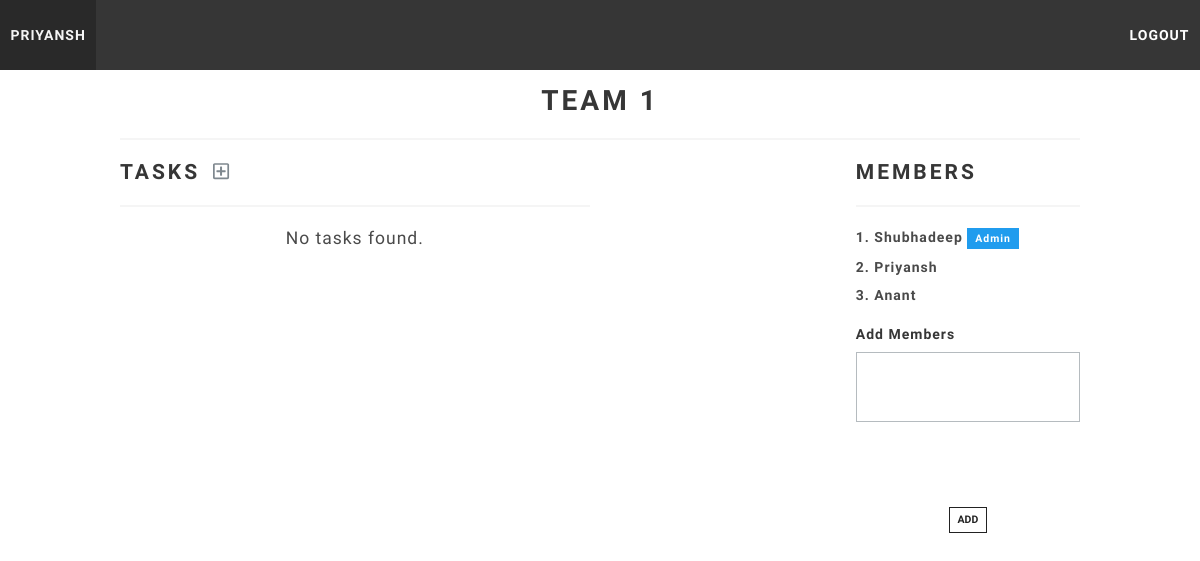
The page /accounts/team/4/ (signed in) on the database as committed earlier.
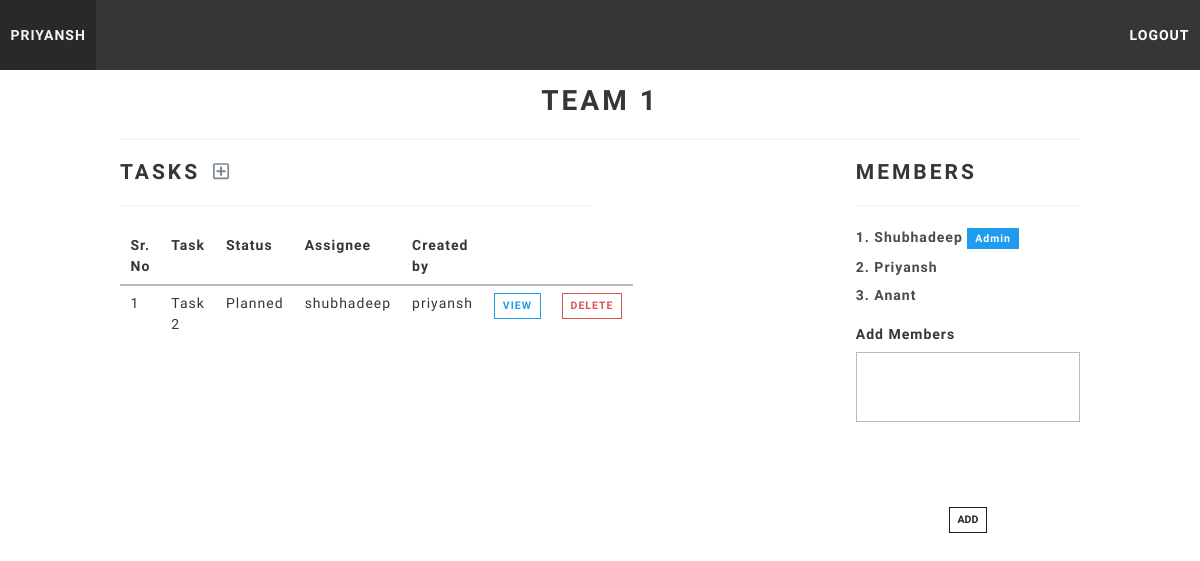
The same page on the database as committed later.
### tasks/models.py (models this page shows, shortened)
class Task(models.Model):
    STATUS_CHOICES = (
        ('Planned', 'Planned'),
        ('Ongoing', 'Ongoing'),
        ('Done', 'Done')
    )
    title = models.CharField(max_length=100)
    description = models.CharField(max_length=300)
    status = models.CharField(max_length=10, choices=STATUS_CHOICES)
    created_date = models.DateField(
        default=timezone.now, blank=True, null=True)
    created_by = models.ForeignKey(
        User, null=True, related_name='task_created_by', on_delete=models.CASCADE)
    assigned_to = models.ForeignKey(
        User, blank=True, null=True, related_name='task_assigned_to', on_delete=models.CASCADE)
    team = models.ForeignKey(Team, null=True, on_delete=models.CASCADE)

### accounts/views.py (the view)
# urls.py: path('team/<int:team_id>/', views.team_detail, name="team_detail"),
@login_required(login_url='accounts:login')
def team_detail(request, team_id):
    team = Team.objects.get(pk=team_id)
    users = User.objects.all()
    tasks = Task.objects.filter(team=team)
    return render(request, 'team_detail.html', {'team': team, 'users': users, 'tasks': tasks})

### accounts/templates/team_detail.html (shortened to what this page needs)
{% extends 'base_layout.html' %}
{% load static %}
{% block content %}
    {% include "navbar.html" %}
    <div class="container">
        <h1 class="title has-text-centered" style="margin-top:15px;">{{ team.team_name }}</h1>
        <hr>
        <div class="columns">
            <div class="column is-6">
                <h1 class="title is-4">
                    Tasks
                    <a style="margin-left:5px;" onclick="toggleForm()">
                        <i class="far fa-plus-square fa-sm"></i>
                    </a>
                </h1>
                <hr>
                {% if tasks|length == 0 %}
                    <p class="subtitle is-5 has-text-centered" id="task_table">No tasks found.</p>
                {% else %}
                    <table class="table is-striped  is-hoverable is-fullwidth" id="task_table">
                        <thead>
                        <tr>
                            <th>Sr. No</th>
                            <th>Task</th>
                            <th>Status</th>
                            <th>Assignee</th>
                            <th>Created by</th>
                            <th></th>
                            <th></th>
                        </tr>
                        </thead>
                        <tbody>
                        {% for task in tasks %}
                            <tr>
                                <td>{{ forloop.counter }}</td>
                                <td>
                                    <a href="{% url 'tasks:detail' task.id %}"
                                       style="color:#363636;">{{ task.title }}</a>
                                </td>
                                <td>{{ task.status }}</td>
                                <td>{{ task.assigned_to }}</td>
                                <td>{{ task.created_by }}</td>
                                <td><a href="{% url 'tasks:detail' task.id %}"
                                       class="button is-small is-outlined is-info">View</a></td>
                                <td>
                                    {% if task.created_by == request.user %}
                                        <a href="{% url 'tasks:delete' task.id %}"
                                           class="button is-small is-outlined is-danger">
                                            Delete
                                        </a>
                                    {% endif %}
                                </td>
                            </tr>
                        {% endfor %}
                        </tbody>
                    </table>
                {% endif %}
            </div>
            <div class="column"></div>
            <div class="column is-3">
                <h1 class="title is-4">Members</h1>
                <hr>
                <ul>
                    {% for member in team.members.all %}
                        <li class="subtitle is-6" style="margin-bottom:10px;">
                            <b>{{ forloop.counter }}. {{ member | title }}
                                {% if team.created_by == member %}
                                    <span class="tag is-info">Admin</span>
                                {% endif %}
                            </b>
                        </li>
                    {% endfor %}
                </ul>
                <form action="{% url 'accounts:add_team_member' %}" method="POST" style="margin-top: 20px;">
                    <div class="field">
                        <label class="label" for="members">Add Members</label>
                        <div class="select is-multiple is-fullwidth">
                            <select name="members" id="members" multiple>
                            </select>
                        </div>
                    </div>
                    <div style="text-align:center;margin-top:120px;">
                        <input class="button is-small is-primary is-outlined" type="submit" value="Add">
                    </div>
                </form>
            </div>
        </div>
    </div>
{% endblock %}

### tasks/templates/navbar.html (shortened to what this page needs)
<nav id="navbar" class="navbar is-dark">
  <div class="navbar-brand">
    <a href="{% url 'accounts:home' %}" class="navbar-item">{{request.user}}</a>
  </div>
  <div class="navbar-menu" id="burgerMenu">
    <div class="navbar-end">
        <a href="{% url 'accounts:logout' %}" class="navbar-item">
            <strong>Logout</strong>
        </a>
    </div>
  </div>
</nav>

Rows that differ between the two databases and show on the page:
added Task: title "Task 2", status "Planned", assigned_to "shubhadeep", created_by "priyansh", shows "DELETE"
Other text that changed with them:
text no longer shown: "No tasks found."
text now shown: "Sr. No Task Status Assignee Created by"
